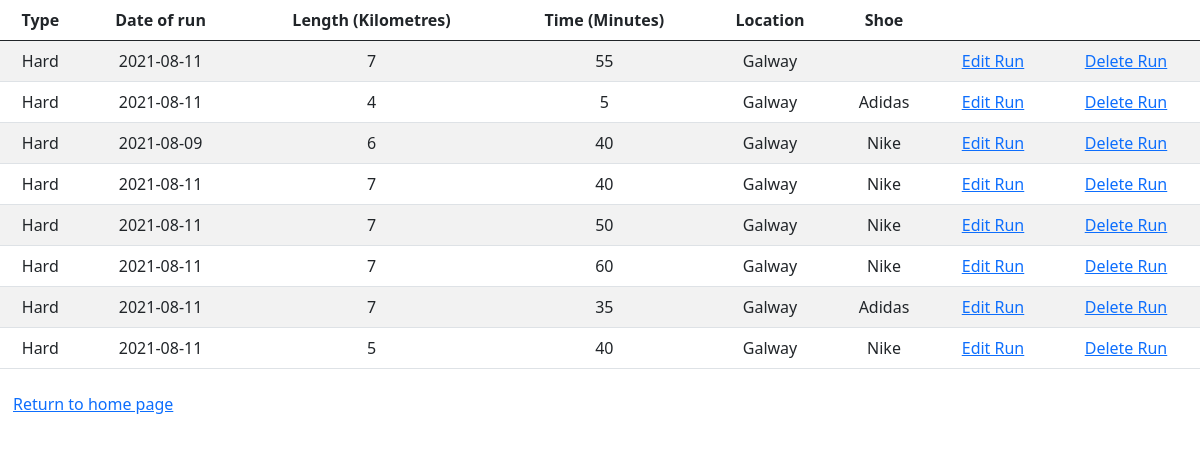
Page /runs/data (signed in) on the earlier database version.
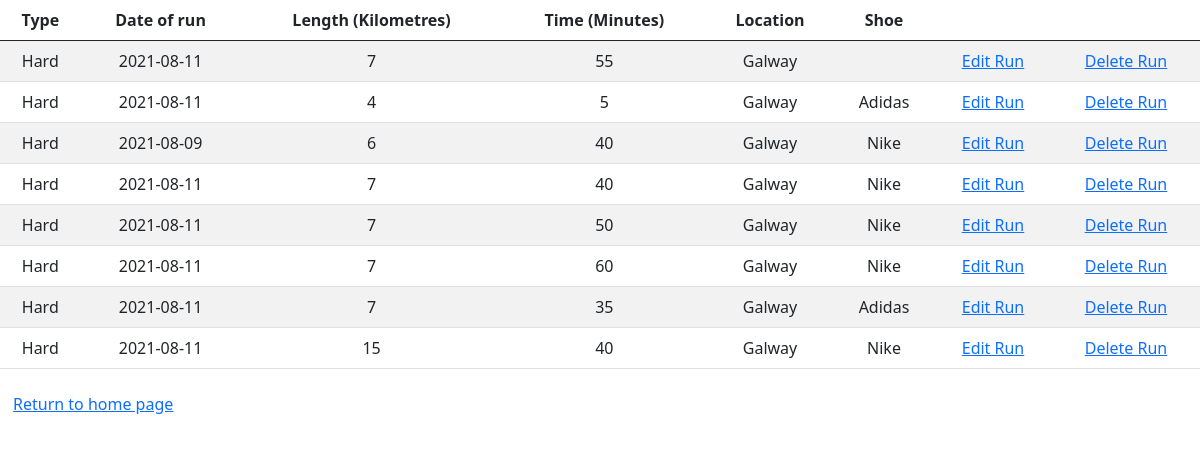
Same page on the later database version.
### Model/Run.py (models this page shows, shortened)
class Run(db.Model):
    __tablename__ = 'runs'
    id = db.Column('run_id', db.Integer, primary_key = True)
    length = db.Column(db.String(50))
    location = db.Column(db.Integer, ForeignKey('runlocation.runlocation_id'))
    time = db.Column(db.String(10))
    shoe = db.Column(db.Integer, ForeignKey('shoes.shoe_id'))
    userid = db.Column(db.Integer,ForeignKey('user.id' ))
    date = db.Column(db.String(10))
    typeofrun = db.Column(db.Integer, ForeignKey('runtype.runtype_id'))
    related_type_of_run = relationship('Runtype', backref='Run',lazy="joined")
    related_location_of_run = relationship('Runlocation', backref='Run',lazy="joined")
    related_shoe_of_run = relationship('Shoe', backref='Run',lazy="joined")

### Model/Runtype.py (models this page shows, shortened)
class Runtype(db.Model):
    __tablename__ = 'runtype'
    id = db.Column('runtype_id', db.Integer, primary_key = True)
    description = db.Column(db.String(100))
    userid = db.Column(db.Integer,ForeignKey('user.id' ))

### Model/Runlocation.py (models this page shows, shortened)
class Runlocation(db.Model):
    __tablename__ = 'runlocation'
    id = db.Column('runlocation_id', db.Integer, primary_key = True)
    description = db.Column(db.String(100))
    userid = db.Column(db.Integer,ForeignKey('user.id' ))

### Model/Shoe.py (models this page shows, shortened)
class Shoe(db.Model):
    __tablename__ = 'shoes'
    id = db.Column('shoe_id', db.Integer, primary_key = True)
    description = db.Column(db.String(100))
    max_distance = db.Column(db.Integer)
    current_distance = db.Column(db.Integer)
    userid = db.Column(db.Integer,ForeignKey('user.id' ))

### Controllers/RunController.py (the view)
@data_run.route('/runs/data')
@login_required
def run_data():
    runs = Run.query.filter_by(userid = current_user.id)
    return render_template('run_data.html',data = runs)

### main.py (called while the page is built)
@login_manager.user_loader
def load_user(user_id):
    return User.query.get(int(user_id))

### Templates/run_data.html (shortened to what this page needs)
<!DOCTYPE html>
<html>
<head>
    <link href="https://cdn.jsdelivr.net/npm/bootstrap@5.0.2/dist/css/bootstrap.min.css" rel="stylesheet"></head>
<body>
    <table class="table table-striped">
    <thead>
        <tr>
            <th class="text-center">Type</th>
            <th class="text-center">Date of run</th>
            <th class="text-center">Length (Kilometres)</th>
            <th class="text-center">Time (Minutes)</th>
            <th class="text-center">Location </th>
            <th class="text-center">Shoe </th>
            <th class="text-center"></th>
            <th class="text-center"></th>
        </tr>
    </thead>
    <tbody>
            {% for row in data| batch(1) %}
                {% include "run_row.html" %}
            {% endfor %}
    </tbody>
    </table>
<div class="btn">
    <a href = "{{ url_for('options_run.run_options') }}"> Return to home page
       </a>
    </div>
</body>
</html>

### Templates/run_row.html
<tr>
    <td class="text-center">{{ row[0].related_type_of_run.description}}</td>
    <td class="text-center">{{ row[0].date }}</td>
    <td class="text-center">{{ row[0].length }}</td>
    <td class="text-center">{{ row[0].time }}</td>
    <td class="text-center">{{ row[0].related_location_of_run.description}}</td>
    <td class="text-center">{{ row[0].related_shoe_of_run.description}}</td>
    <td class="text-center"><a href="{{url_for('update_run.run_update', id = row[0].id )}}">
            Edit Run
        </a></td>
    <td class="text-center"><a href="{{url_for('delete_run.run_delete', id = row[0].id )}}">
            Delete Run
        </a></td>
</tr>

Differences in the rows shown:
changed Run (number 8 of 8 on the later page): length "5" → "15"
